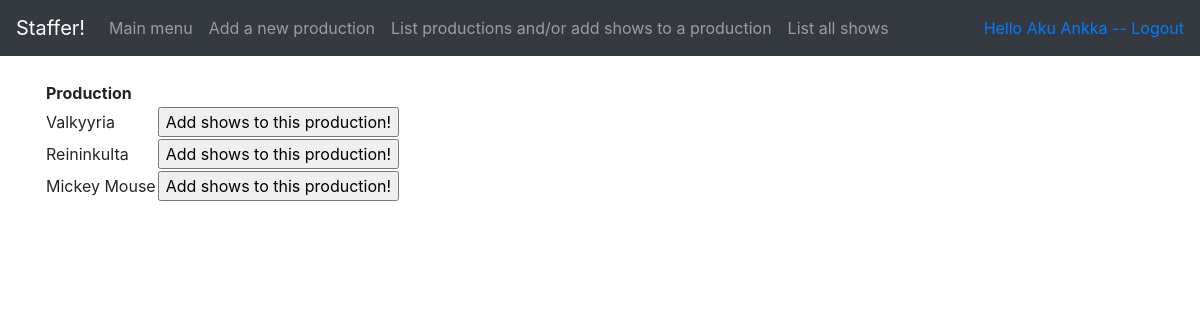
The page /productions/ (signed in) on the database as committed earlier.
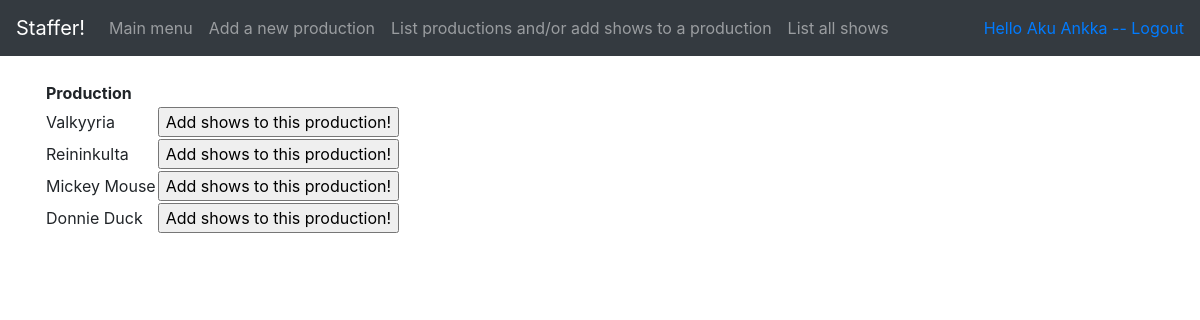
The same page on the database as committed later.
### application/productions/models.py (models this page shows, shortened)
class Production(db.Model):
    __tablename__ = "production"
    id = db.Column(db.Integer, primary_key=True)
    date_modified = db.Column(db.DateTime, default=db.func.current_timestamp(),
    onupdate=db.func.current_timestamp())
    name = db.Column(db.String(144), nullable=False)
    shows = db.relationship("Show", backref='production', lazy=True)

### application/productions/views.py (the view)
@app.route("/productions/", methods=["GET"])
@login_required
def productions_index():
    return render_template("productions/list.html", productions = Production.query.all())

### application/__init__.py (called while the page is built)
@login_manager.user_loader
def load_user(user_id):
    return User.query.get(user_id)

### application/templates/productions/list.html
{% extends "layout.html" %}
{% block body %}
  <table>
    <tr>
      <th>Production</th>
      <th></th>
    </tr>
    {% for production in productions %}
    <tr>
      <td>{{ production.name }}</td>
      <td>
        <form method="GET" action="{{ url_for('add_shows_to_production', production_id=production.id) }}">
          <input type="submit" value="Add shows to this production!"/>
        </form>
      </td>
    </tr>
    {% endfor %}
  </table>
{% endblock %}

Rows that differ between the two databases and show on the page:
added Production: name "Donnie Duck"
